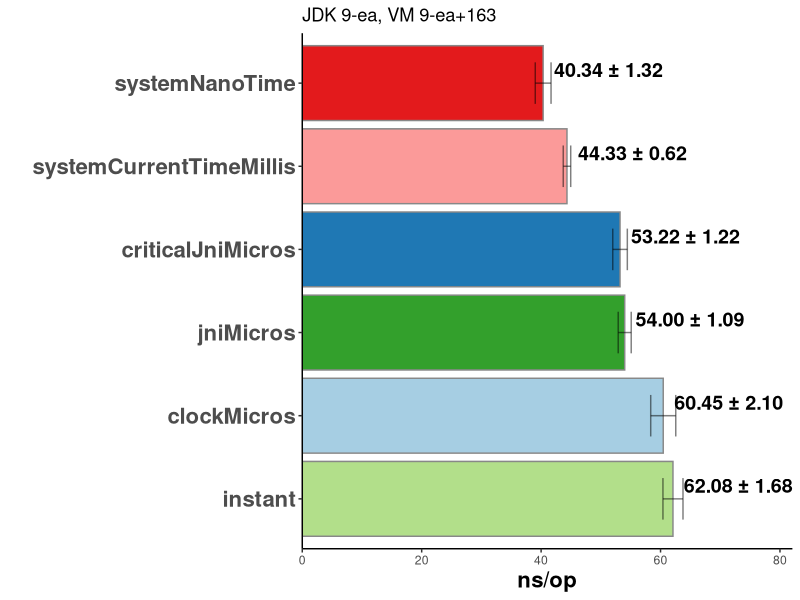

Source code (R): (Note: this script raises an error after producing the figure.)
## ---- chunk 1

library(ggplot2)
library(png)
library(grid)

Sys.setlocale(category = "LC_ALL", locale = 'UTF-8')

knitr::opts_chunk$set(echo = FALSE)
## ---- chunk 2
df = read.csv(file = "csv/PerfTiming.csv", header = TRUE)

ggplot(data=df, aes(x=reorder(type, -pos), y=value, fill=type)) +
  geom_bar(colour='#888888', stat="identity") +
  coord_flip() +  
  geom_errorbar(aes(ymin = value - error, ymax = value + error),  width=.5, alpha=0.5) +
  geom_text(aes(label=base::sprintf("%0.2f ± %0.2f", value, error)), hjust=-0.1, vjust=-0.4, size=5, fontface = "bold") +
  labs(title = "JDK 9-ea, VM 9-ea+163", x = "", y = "ns/op") +
  theme_classic() +
  scale_fill_brewer(palette="Paired") +
  scale_y_continuous(limits=c(0, max(df$value) + 20), expand = c(0, 0)) +
  theme(axis.text.y = element_text(size = 16, face = "bold")) +
  theme(axis.title = element_text(size = 16, face = "bold")) +
  theme(legend.position="none") +
  ggsave("images/rmd/PerfTiming.svg")
